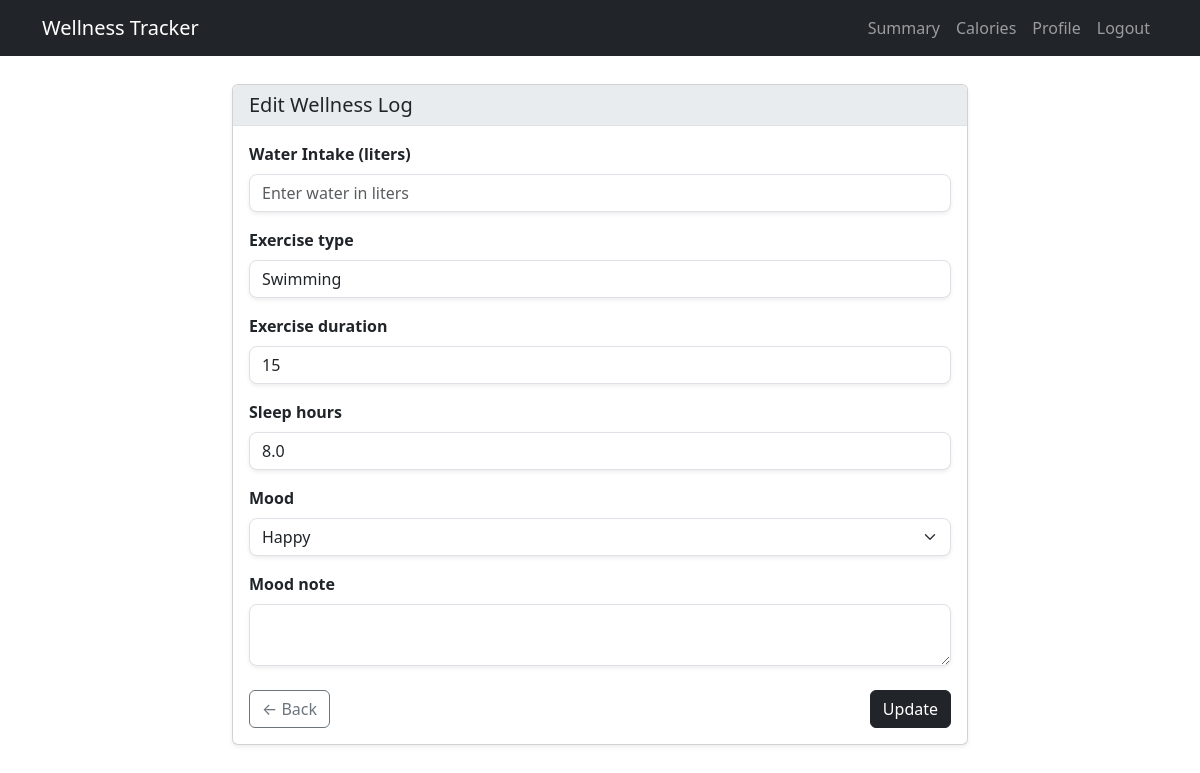
The app's page /edit/76/ (signed in) with its own data.
### WellnessApp/models.py (models this page shows, shortened)
class WellnessLog(models.Model):
    user = models.ForeignKey(User, on_delete=models.CASCADE)
    date = models.DateField(auto_now_add=True)
    time = models.TimeField(auto_now_add=True)
    water_intake_ml = models.FloatField(null=True, blank=True)
    exercise_type = models.CharField(max_length=100,choices= EXERCISE_MET, blank=True)
    exercise_duration = models.PositiveIntegerField(null=True, blank=True)
    sleep_hours = models.FloatField(null=True, blank=True)
    mood = models.CharField(max_length=50, choices=MOOD_CHOICES, blank=True)
    mood_note = models.TextField(blank=True)

### WellnessApp/views.py (the view)
# urls.py: path('edit/<int:pk>/', views.edit_log, name='edit_log'),
@login_required
def edit_log(request, pk):
    log = get_object_or_404(WellnessLog, pk=pk, user=request.user)
    if request.method == 'POST':
        form = WellnessLogForm(request.POST, instance=log)
        if form.is_valid():
            form.save()
            messages.success(request, 'Log updated successfully!')
            return redirect('dashboard')
    else:
        form = WellnessLogForm(instance=log)
    return render(request, 'WellnessApp/log_form.html', {'form': form})

### WellnessApp/forms.py (shortened to what this page needs)
class WellnessLogForm(forms.ModelForm):
    class Meta:
        model = WellnessLog
        fields = ['water_intake_ml', 'exercise_type', 'exercise_duration', 'sleep_hours', 'mood', 'mood_note']
        widgets = {
            'water_intake_ml': forms.NumberInput(attrs={
                'class': 'form-control',
                'step': '0.1',
                'placeholder': 'Enter water in liters'
            }),
            'mood_note': forms.Textarea(attrs={'rows': 2, 'class': 'form-control'}),
            'exercise_type': forms.Select(attrs={'class': 'form-control'}),
            'exercise_duration': forms.NumberInput(attrs={'class': 'form-control'}),
            'sleep_hours': forms.NumberInput(attrs={'class': 'form-control', 'step': '0.1'}),
            'mood': forms.Select(attrs={'class': 'form-select'}),
        }
        labels = {
            'water_intake_ml': 'Water Intake (liters)',
        }

### WellnessApp/templates/WellnessApp/log_form.html (shortened to what this page needs)
{% extends 'WellnessApp/base.html' %}
{% load widget_tweaks %}
{% block content %}
<div class="row justify-content-center">
  <div class="col-md-8">
    <div class="card shadow-sm">
      <div class="card-header bg-body-secondary border-bottom">
        <h5 class="mb-0">{% if form.instance.pk %}Edit{% else %}Add{% endif %} Wellness Log</h5>
      </div>
      <div class="card-body">
        <form method="post" novalidate>
          {% for field in form %}
          <div class="mb-3">
            <label class="form-label fw-semibold">{{ field.label }}</label>
            {{ field|add_class:"form-control rounded-3 shadow-sm" }}
          </div>
          {% endfor %}
          <div class="d-flex justify-content-between mt-4">
            <a href="{% url 'dashboard' %}" class="btn btn-outline-secondary">← Back</a>
            <button type="submit" class="btn btn-dark">{% if form.instance.pk %}Update{% else %}Save Log{% endif %}</button>
          </div>
        </form>
      </div>
    </div>
  </div>
</div>
{% endblock %}

### WellnessApp/templates/WellnessApp/base.html (style rules this page uses)
body { padding-top: 60px; }

### records on screen
WellnessLog: form "Swimming" "15" "8.0" "Happy"

### other values on screen
{{ field.label }} "Water Intake (liters)" "Exercise type" "Exercise duration" "Sleep hours" "Mood" "Mood note"
